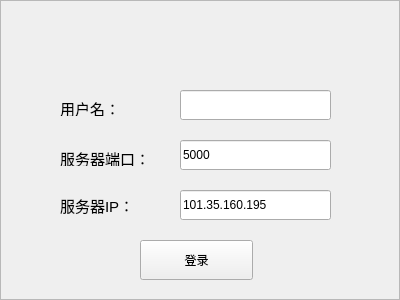
<?xml version="1.0" encoding="UTF-8"?>
<ui version="4.0">
 <class>login</class>
 <widget class="QWidget" name="login">
  <property name="geometry">
   <rect>
    <x>0</x>
    <y>0</y>
    <width>400</width>
    <height>300</height>
   </rect>
  </property>
  <property name="windowTitle">
   <string>登录</string>
  </property>
  <property name="styleSheet">
   <string notr="true"/>
  </property>
  <property name="inputMethodHints">
   <set>Qt::ImhNone</set>
  </property>
  <widget class="QLabel" name="label">
   <property name="geometry">
    <rect>
     <x>60</x>
     <y>100</y>
     <width>101</width>
     <height>16</height>
    </rect>
   </property>
   <property name="font">
    <font>
     <pointsize>11</pointsize>
    </font>
   </property>
   <property name="text">
    <string>用户名：</string>
   </property>
  </widget>
  <widget class="QLabel" name="label_2">
   <property name="geometry">
    <rect>
     <x>60</x>
     <y>150</y>
     <width>101</width>
     <height>16</height>
    </rect>
   </property>
   <property name="font">
    <font>
     <pointsize>11</pointsize>
    </font>
   </property>
   <property name="text">
    <string>服务器端口：</string>
   </property>
  </widget>
  <widget class="QLineEdit" name="lineEdit">
   <property name="geometry">
    <rect>
     <x>180</x>
     <y>90</y>
     <width>151</width>
     <height>30</height>
    </rect>
   </property>
   <property name="font">
    <font>
     <pointsize>11</pointsize>
    </font>
   </property>
   <property name="text">
    <string/>
   </property>
   <property name="echoMode">
    <enum>QLineEdit::Normal</enum>
   </property>
  </widget>
  <widget class="QLineEdit" name="lineEdit_2">
   <property name="geometry">
    <rect>
     <x>180</x>
     <y>140</y>
     <width>151</width>
     <height>30</height>
    </rect>
   </property>
   <property name="text">
    <string>5000</string>
   </property>
   <property name="echoMode">
    <enum>QLineEdit::Normal</enum>
   </property>
  </widget>
  <widget class="QFrame" name="frame">
   <property name="geometry">
    <rect>
     <x>0</x>
     <y>0</y>
     <width>400</width>
     <height>300</height>
    </rect>
   </property>
   <property name="styleSheet">
    <string notr="true">.QFrame{
	border-image:url(:/images/login.png)
}</string>
   </property>
   <property name="frameShape">
    <enum>QFrame::StyledPanel</enum>
   </property>
   <property name="frameShadow">
    <enum>QFrame::Raised</enum>
   </property>
   <widget class="QPushButton" name="pushButton_2">
    <property name="geometry">
     <rect>
      <x>140</x>
      <y>240</y>
      <width>113</width>
      <height>40</height>
     </rect>
    </property>
    <property name="text">
     <string>登录</string>
    </property>
   </widget>
   <widget class="QLabel" name="label_3">
    <property name="geometry">
     <rect>
      <x>60</x>
      <y>190</y>
      <width>91</width>
      <height>31</height>
     </rect>
    </property>
    <property name="font">
     <font>
      <pointsize>11</pointsize>
     </font>
    </property>
    <property name="text">
     <string>服务器IP：</string>
    </property>
   </widget>
   <widget class="QLineEdit" name="ip_server">
    <property name="geometry">
     <rect>
      <x>180</x>
      <y>190</y>
      <width>151</width>
      <height>30</height>
     </rect>
    </property>
    <property name="text">
     <string>101.35.160.195</string>
    </property>
   </widget>
  </widget>
  <zorder>frame</zorder>
  <zorder>label</zorder>
  <zorder>label_2</zorder>
  <zorder>lineEdit</zorder>
  <zorder>lineEdit_2</zorder>
 </widget>
 <resources/>
 <connections/>
</ui>
